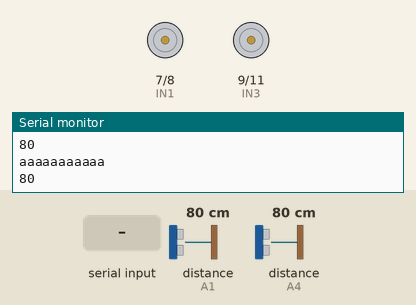
Recording of a sketch running on a simulated Arduino Uno, built with avr-gcc and run on an emulated ATmega328P. On the bench: motor-driver pin pairs drawn as motors (green arrow = first pin HIGH = forward, orange = second pin HIGH = backward, longer = more drive, scaled by the enable pin), the last lines printed to the serial monitor. Wiring (inferred from the names in the program): 2 × ultrasonic range finder: trigger A0, echo A1 / trigger A5, echo A4. Inputs (shaded band) come from the test bench; at power-on: distance to the obstacle (sensors on A4, A1) 80 cm. The echo pulse lasts 58.3 µs per cm.

Above: at 1.2 s.
1.3 s: "L" received over Serial
At 1.8 s:
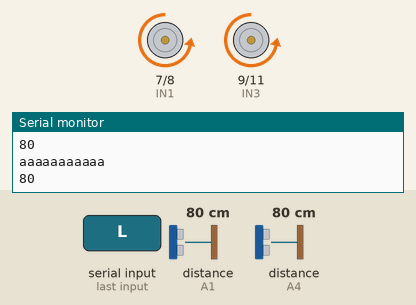
2.8 s: "R" received over Serial
At 4.0 s:
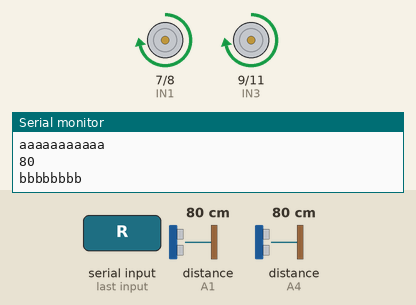
4.3 s: "B" received over Serial
At 5.2 s:
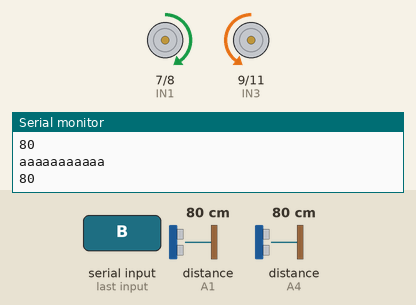
5.8 s: distance to the obstacle (sensor on A4) set to 23 cm
7.3 s: distance to the obstacle (sensor on A4) set to 19 cm
At 8.5 s:
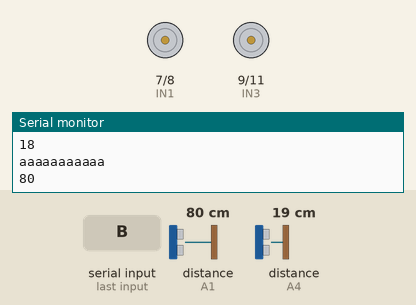
8.8 s: "F" received over Serial
At 9.6 s:
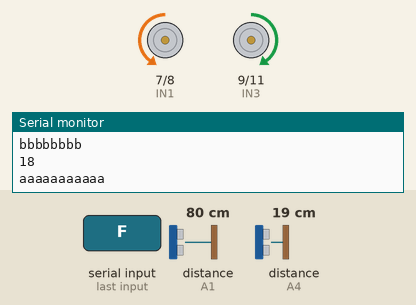
Timing chart, 0 to 11.3 s (numbered marks = the images above; inputs shaded):
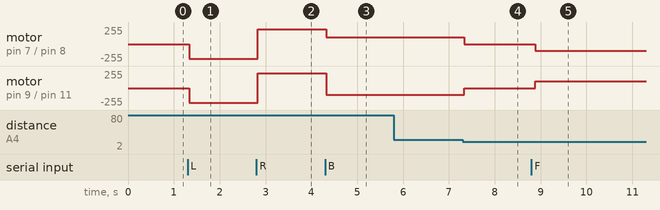

Measured:
- the behaviour switches between 21 and 20 cm on distance to the obstacle (sensor on A4) (found by bisection; images 3 and 4)
- after the input at 1.3 s, motor on pin 7 (IN1) / pin 8 (IN2), motor on pin 9 (IN3) / pin 11 (IN4): stopped → backward 220/255 at once
- after the input at 2.8 s, motor on pin 7 (IN1) / pin 8 (IN2), motor on pin 9 (IN3) / pin 11 (IN4): backward 220/255 → forward 220/255 at once
- after the input at 4.3 s, motor on pin 7 (IN1) / pin 8 (IN2): forward 220/255 → forward 100/255 at once; motor on pin 9 (IN3) / pin 11 (IN4): forward 220/255 → backward 100/255 at once
- after the input at 7.3 s, motor on pin 7 (IN1) / pin 8 (IN2): forward 100/255 → stopped at once; motor on pin 9 (IN3) / pin 11 (IN4): backward 100/255 → stopped at once
- after the input at 8.8 s, motor on pin 7 (IN1) / pin 8 (IN2): stopped → backward 100/255 after 0.09 s; motor on pin 9 (IN3) / pin 11 (IN4): stopped → forward 100/255 after 0.09 s

The sketch:

sketch_apr06b.ino
```cpp
// the direction of the car's movement
//ENA   ENB   IN1   IN2   IN3   IN4    description
//HIGH  HIGH  HIGH  LOW   LOW   HIGH   car is running forward
//HIGH  HIGH  LOW   HIGH  HIGH  LOW    car is running back
//HIGH  HIGH  LOW   HIGH  LOW   HIGH   car is turning left
//HIGH  HIGH  HIGH  LOW   HIGH  LOW    car is turning right
//HIGH  HIGH  LOW   LOW   LOW   LOW    car is stoped
//HIGH  HIGH  HIGH  HIGH  HIGH  HIGH   car is stoped
//LOW   LOW   N/A   N/A   N/A   N/A    car is stoped

//define L298n module IO Pin
#define ENA 5
#define ENB 6
#define IN1 7
#define IN2 8
#define IN3 9
#define IN4 11

char value;
boolean avance=false;
boolean recule=false;

int Echo = A4;
int Trig = A5;

int Echo2 = A1;
int Trig2 = A0;

void forward() {
  digitalWrite(IN1, LOW);
  digitalWrite(IN2, HIGH);
  digitalWrite(IN3, HIGH);
  digitalWrite(IN4, LOW);
  analogWrite(ENA,100);
  analogWrite(ENB,100);
  Serial.println("forward-Arduino");
  delay(50);
}

void back() {
  digitalWrite(IN1, HIGH);
  digitalWrite(IN2, LOW);
  digitalWrite(IN3, LOW);
  digitalWrite(IN4, HIGH);
  analogWrite(ENA,100);
  analogWrite(ENB,100);
  Serial.println("Back-Arduino");
  delay(50);
}

void left() {
  digitalWrite(IN1, LOW);
  digitalWrite(IN2, HIGH);
  digitalWrite(IN3, LOW);
  digitalWrite(IN4, HIGH);
  analogWrite(ENA,220);
  analogWrite(ENB,220);
  Serial.println("left-Arduino");
  delay(50);
}

void right() {
  digitalWrite(IN1, HIGH);
  digitalWrite(IN2, LOW);
  digitalWrite(IN3, HIGH);
  digitalWrite(IN4, LOW);
  analogWrite(ENA,220);
  analogWrite(ENB,220);
  Serial.println("right-Arduino");
delay(50);
}

void stop() {
  digitalWrite(ENA, HIGH);
  digitalWrite(ENB, HIGH);
  digitalWrite(IN1, LOW);
  digitalWrite(IN2, LOW);

  digitalWrite(IN3, LOW);
  digitalWrite(IN4, LOW);
  Serial.println("stop-Arduino");
  delay(50);}

long lecture_echo;
long cm;
//Ultrasonic distance measurement Sub function
int getDistance() {
    digitalWrite(Trig, HIGH);
 delayMicroseconds(40);
 digitalWrite(Trig, LOW);
 lecture_echo = pulseIn(Echo, HIGH);
 cm = lecture_echo / 58;
  Serial.println("bbbbbbbb");

   Serial.println(cm);

    return cm;

}

long lecture_echo2;
long CM2;
//Ultrasonic distance measurement Sub function
int getDistance2() {
    digitalWrite(Trig2, HIGH);
 delayMicroseconds(50);
 digitalWrite(Trig2, LOW);
 lecture_echo2 = pulseIn(Echo2, HIGH);

 CM2 = lecture_echo2 / 58;
 Serial.println("aaaaaaaaaaa");

   Serial.println(CM2);

    return CM2;

}


void setup() {
  Serial.begin(9600);
  pinMode(IN1,OUTPUT);
  pinMode(IN2,OUTPUT);
  pinMode(IN3,OUTPUT);
  pinMode(IN4,OUTPUT);
  pinMode(ENA,OUTPUT);
  pinMode(ENB,OUTPUT);
  pinMode(Echo, INPUT);
  pinMode(Trig, OUTPUT);
  pinMode(Echo2, INPUT);
  pinMode(Trig2, OUTPUT);


}

void loop() {

    value=Serial.read();

    if (value == 'L') {
      left();
      delay(10);
      }

    if (value == 'R') {
      right();
     // delay(10);
      }


        if (value == 'B'){
     if ((getDistance() > 20)||(getDistance()==0)) {
      back();
      recule=true;
      //delay(10);
      }   }

  if((getDistance() < 20)&&(recule==true))
  {

    stop();
   Serial.println("stop-1");
      recule=false;
      //delay(10);
      }


        if (value == 'F'){
     if ((getDistance2() > 20)||(getDistance2()==0)) {
      forward();
      avance=true;
      //delay(10);
      }
      }

  if((getDistance2() < 20)&&(avance==true)&&(getDistance2() >0))
  {
    stop();
      avance=false;
      //delay(10);
      }


      if (value == 's') {
     stop();
     //delay(10);
     }
delay(100);
}
```
